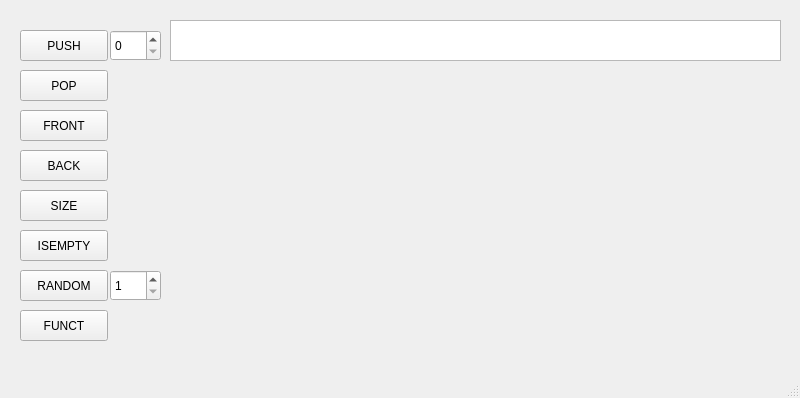
<?xml version="1.0" encoding="UTF-8"?>
<ui version="4.0">
 <class>MainWindow</class>
 <widget class="QMainWindow" name="MainWindow">
  <property name="geometry">
   <rect>
    <x>0</x>
    <y>0</y>
    <width>800</width>
    <height>398</height>
   </rect>
  </property>
  <property name="windowTitle">
   <string>MainWindow</string>
  </property>
  <widget class="QWidget" name="centralwidget">
   <widget class="QPushButton" name="POP">
    <property name="geometry">
     <rect>
      <x>20</x>
      <y>70</y>
      <width>88</width>
      <height>31</height>
     </rect>
    </property>
    <property name="text">
     <string>POP</string>
    </property>
   </widget>
   <widget class="QPushButton" name="PUSH">
    <property name="geometry">
     <rect>
      <x>20</x>
      <y>30</y>
      <width>88</width>
      <height>31</height>
     </rect>
    </property>
    <property name="text">
     <string>PUSH</string>
    </property>
   </widget>
   <widget class="QPushButton" name="FRONT">
    <property name="geometry">
     <rect>
      <x>20</x>
      <y>110</y>
      <width>88</width>
      <height>31</height>
     </rect>
    </property>
    <property name="text">
     <string>FRONT</string>
    </property>
   </widget>
   <widget class="QPushButton" name="SIZE">
    <property name="geometry">
     <rect>
      <x>20</x>
      <y>190</y>
      <width>88</width>
      <height>31</height>
     </rect>
    </property>
    <property name="text">
     <string>SIZE</string>
    </property>
   </widget>
   <widget class="QPushButton" name="ISEMPTY">
    <property name="geometry">
     <rect>
      <x>20</x>
      <y>230</y>
      <width>88</width>
      <height>31</height>
     </rect>
    </property>
    <property name="text">
     <string>ISEMPTY</string>
    </property>
   </widget>
   <widget class="QListWidget" name="RESULT">
    <property name="geometry">
     <rect>
      <x>170</x>
      <y>20</y>
      <width>611</width>
      <height>41</height>
     </rect>
    </property>
   </widget>
   <widget class="QSpinBox" name="spinBox">
    <property name="geometry">
     <rect>
      <x>110</x>
      <y>30</y>
      <width>51</width>
      <height>31</height>
     </rect>
    </property>
    <property name="maximum">
     <number>100</number>
    </property>
   </widget>
   <widget class="QPushButton" name="BACK">
    <property name="geometry">
     <rect>
      <x>20</x>
      <y>150</y>
      <width>88</width>
      <height>31</height>
     </rect>
    </property>
    <property name="text">
     <string>BACK</string>
    </property>
   </widget>
   <widget class="QPushButton" name="RANDOMRANDOM">
    <property name="geometry">
     <rect>
      <x>20</x>
      <y>270</y>
      <width>88</width>
      <height>31</height>
     </rect>
    </property>
    <property name="text">
     <string>RANDOM</string>
    </property>
   </widget>
   <widget class="QPushButton" name="FUNCT">
    <property name="geometry">
     <rect>
      <x>20</x>
      <y>310</y>
      <width>88</width>
      <height>31</height>
     </rect>
    </property>
    <property name="text">
     <string>FUNCT</string>
    </property>
   </widget>
   <widget class="QSpinBox" name="spinBox_2">
    <property name="geometry">
     <rect>
      <x>110</x>
      <y>270</y>
      <width>51</width>
      <height>31</height>
     </rect>
    </property>
    <property name="minimum">
     <number>1</number>
    </property>
    <property name="maximum">
     <number>20</number>
    </property>
   </widget>
  </widget>
  <widget class="QMenuBar" name="menubar">
   <property name="geometry">
    <rect>
     <x>0</x>
     <y>0</y>
     <width>800</width>
     <height>22</height>
    </rect>
   </property>
  </widget>
  <widget class="QStatusBar" name="statusbar"/>
 </widget>
 <resources/>
 <connections/>
</ui>
